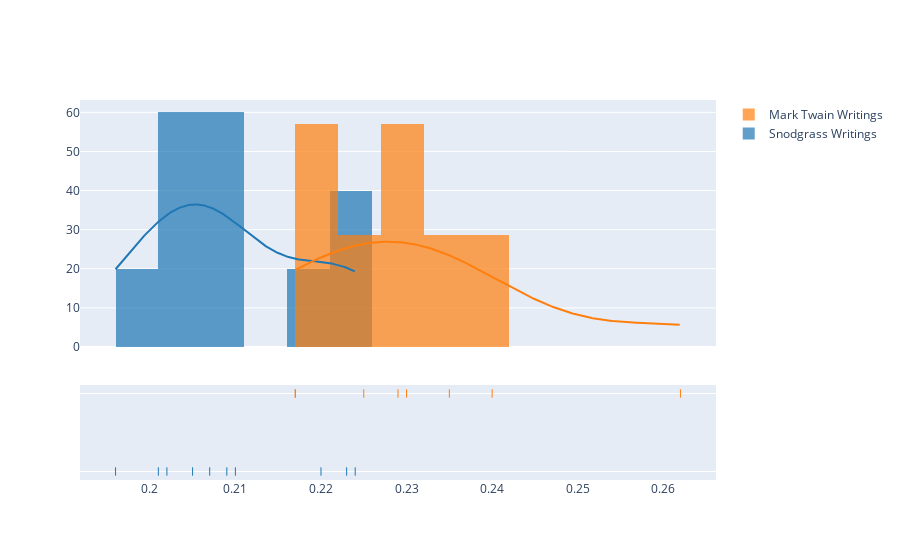

The notebook cell this image was saved under:
### Markdown cell above
We need to update the bin_size in order to view this dataset:

### Code cell
fig = ff.create_distplot(hist_data, group_labels, bin_size=[0.005, 0.005])
fig.update_layout(height=600)
pyo.iplot(fig)

### Figure 1 — Plotly figure (JSON) as saved in the notebook; plotly's stock layout.template omitted (floating-point values rounded to 4 significant figures; data arrays with more than 128 entries replaced by an {"elided": "..."} marker saying what was removed)
{"data": [{"histnorm": "probability density", "legendgroup": "Snodgrass Writings", "marker": {"color": "rgb(31, 119, 180)"}, "name": "Snodgrass Writings", "opacity": 0.7, "type": "histogram", "x": [0.209, 0.205, 0.196, 0.21, 0.202, 0.207, 0.224, 0.223, 0.22, 0.201], "xaxis": "x", "xbins": {"end": 0.224, "size": 0.005, "start": 0.196}, "yaxis": "y"}, {"histnorm": "probability density", "legendgroup": "Mark Twain Writings", "marker": {"color": "rgb(255, 127, 14)"}, "name": "Mark Twain Writings", "opacity": 0.7, "type": "histogram", "x": [0.225, 0.262, 0.217, 0.24, 0.23, 0.229, 0.235, 0.217], "xaxis": "x", "xbins": {"end": 0.262, "size": 0.005, "start": 0.217}, "yaxis": "y"}, {"legendgroup": "Snodgrass Writings", "marker": {"color": "rgb(31, 119, 180)"}, "mode": "lines", "name": "Snodgrass Writings", "showlegend": false, "type": "scatter", "x": {"elided": "500 float values"}, "xaxis": "x", "y": {"elided": "500 float values"}, "yaxis": "y"}, {"legendgroup": "Mark Twain Writings", "marker": {"color": "rgb(255, 127, 14)"}, "mode": "lines", "name": "Mark Twain Writings", "showlegend": false, "type": "scatter", "x": {"elided": "500 float values"}, "xaxis": "x", "y": {"elided": "500 float values"}, "yaxis": "y"}, {"legendgroup": "Snodgrass Writings", "marker": {"color": "rgb(31, 119, 180)", "symbol": "line-ns-open"}, "mode": "markers", "name": "Snodgrass Writings", "showlegend": false, "type": "scatter", "x": [0.209, 0.205, 0.196, 0.21, 0.202, 0.207, 0.224, 0.223, 0.22, 0.201], "xaxis": "x", "y": ["Snodgrass Writings", "Snodgrass Writings", "Snodgrass Writings", "Snodgrass Writings", "Snodgrass Writings", "Snodgrass Writings", "Snodgrass Writings", "Snodgrass Writings", "Snodgrass Writings", "Snodgrass Writings"], "yaxis": "y2"}, {"legendgroup": "Mark Twain Writings", "marker": {"color": "rgb(255, 127, 14)", "symbol": "line-ns-open"}, "mode": "markers", "name": "Mark Twain Writings", "showlegend": false, "type": "scatter", "x": [0.225, 0.262, 0.217, 0.24, 0.23, 0.229, 0.235, 0.217], "xaxis": "x", "y": ["Mark Twain Writings", "Mark Twain Writings", "Mark Twain Writings", "Mark Twain Writings", "Mark Twain Writings", "Mark Twain Writings", "Mark Twain Writings", "Mark Twain Writings"], "yaxis": "y2"}], "layout": {"autosize": true, "barmode": "overlay", "hovermode": "closest", "legend": {"traceorder": "reversed"}, "xaxis": {"anchor": "y2", "autorange": true, "domain": [0, 1], "range": [0.192, 0.266], "type": "linear", "zeroline": false}, "yaxis": {"anchor": "free", "autorange": true, "domain": [0.35, 1], "position": 0, "range": [0, 63.16], "type": "linear"}, "yaxis2": {"anchor": "x", "autorange": true, "domain": [0, 0.25], "dtick": 1, "range": [-0.1034, 1.103], "showticklabels": false, "type": "category"}}}
